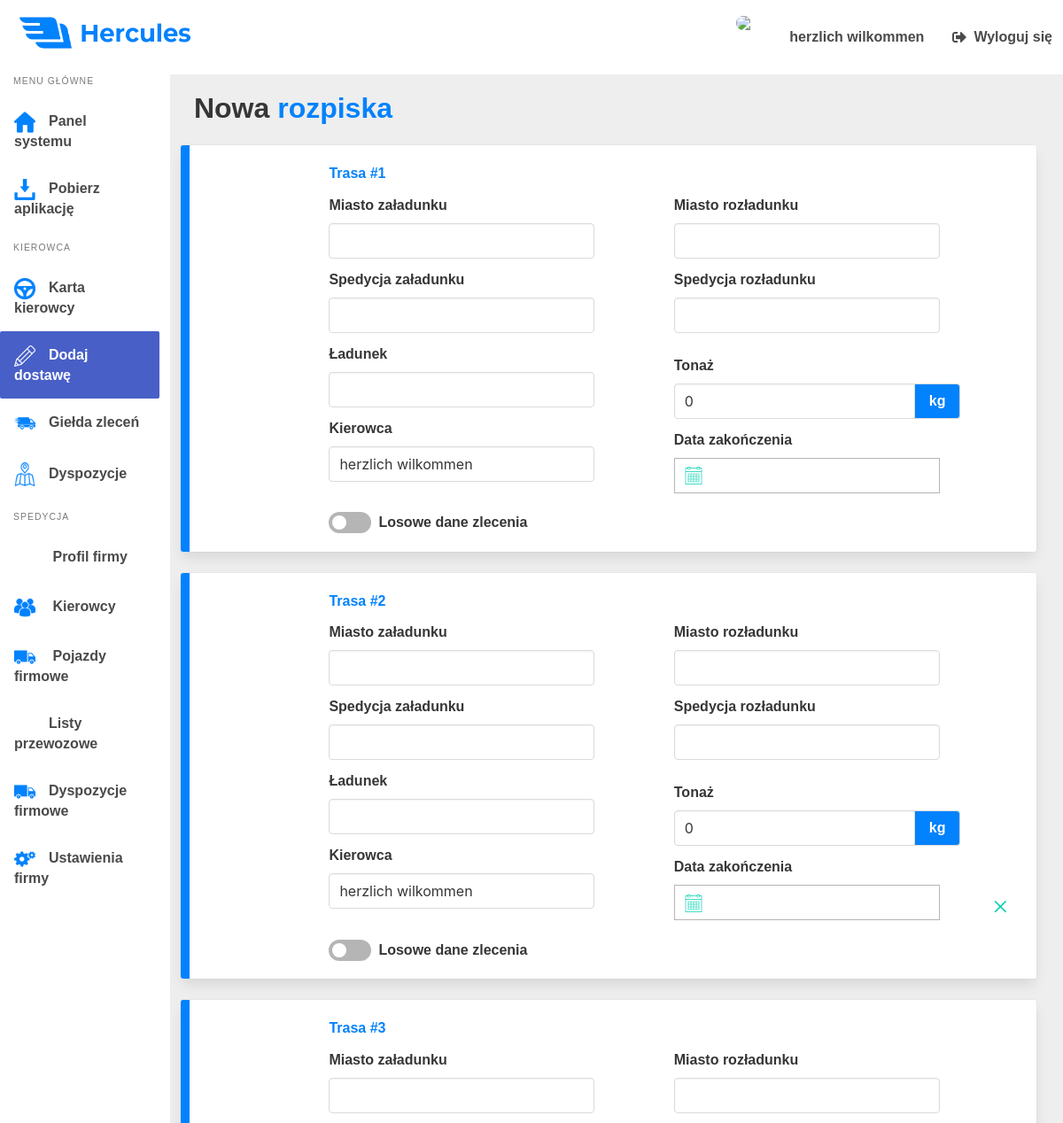
Page /Dispositions/AddNewDisposition/NewRozpiska (signed in, upper part) on the earlier database version.
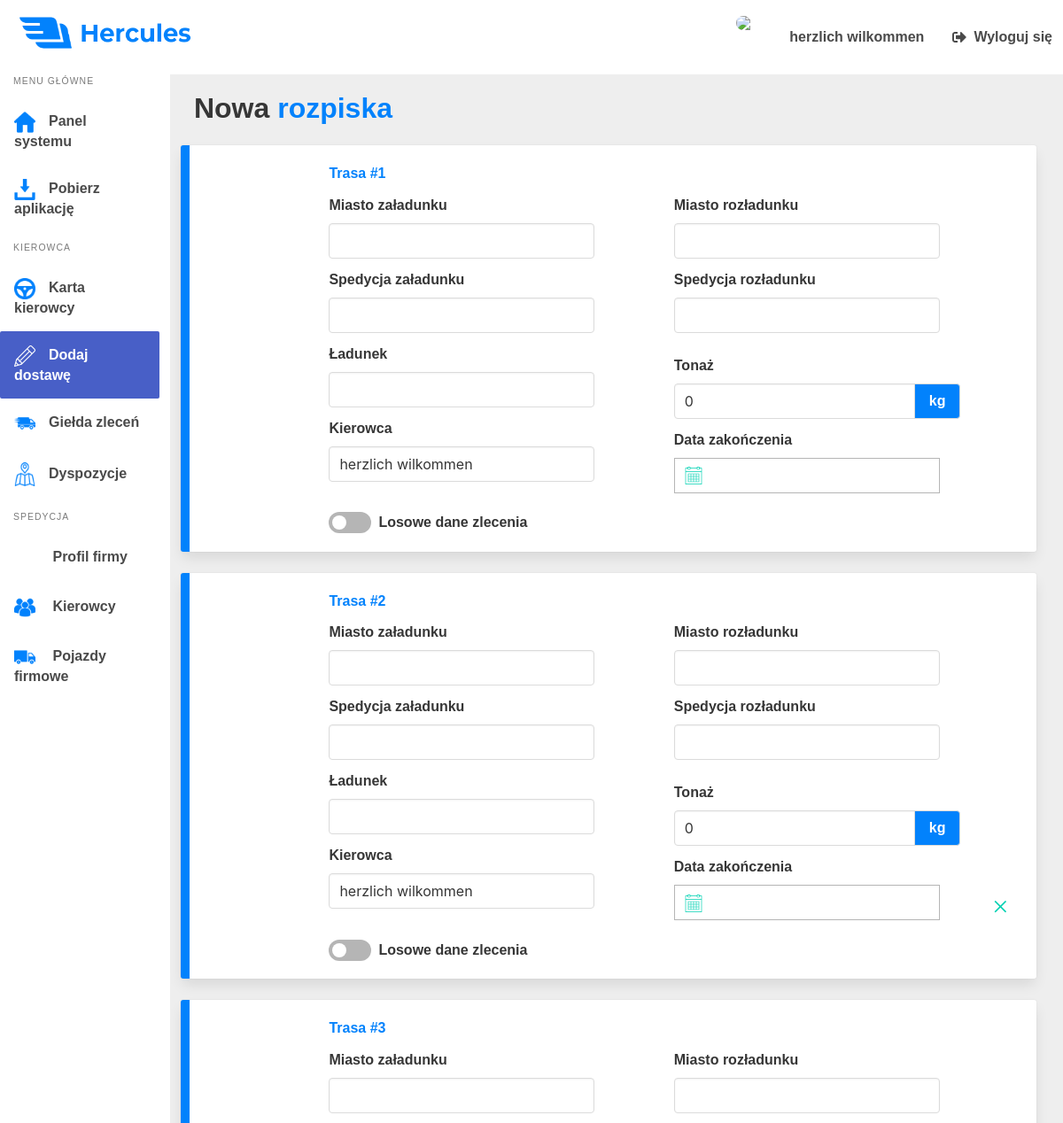
Same page on the later database version.
### hercules_app/views.py (the view)
def CreateNewRozpiskaView(request):
    driver_info = Driver.get_driver_info(request)
    driver = {
        'nick': driver_info.nick,
        'position': driver_info.position,
        'avatar': driver_info.avatar,
        'company': driver_info.company,
    }
    if driver_info.company != "":
        company_id = Company.objects.only(
            'id').filter(name=driver_info.company)
        company_drivers = Driver.objects.only(
            'nick').filter(company=company_id[0])
        drivers_dict = {}
        for company_driver in company_drivers:
            drivers_dict[company_driver.id] = company_driver.nick
            drivers = tuple(drivers_dict.items())
    else:
        return HttpResponse(status=500)
    dispositions = []
    forms = []
    if request.POST:
        first_disposition_form = NewDispositionForm(
            drivers, data=request.POST, prefix="first_disposition_form")
        second_disposition_form = NewDispositionForm(
            drivers, data=request.POST, prefix="second_disposition_form")
        third_disposition_form = NewDispositionForm(
            drivers, data=request.POST, prefix="third_disposition_form")
        fourth_disposition_form = NewDispositionForm(
            drivers, data=request.POST, prefix="fourth_disposition_form")
        fifth_disposition_form = NewDispositionForm(
            drivers, data=request.POST, prefix="fifth_disposition_form")
        forms.append(first_disposition_form)
        forms.append(second_disposition_form)
        forms.append(third_disposition_form)
        forms.append(fourth_disposition_form)
        forms.append(fifth_disposition_form)
        rozpiska = Rozpiska()
        rozpiska.driver = Driver.objects.get(nick=driver_info.nick)
        rozpiska.save()
        disposed_driver = Driver.objects.get(
            id=request.POST['first_disposition_form-driver'])
        for form in forms:
            if form.is_valid():
                disposition = form.save(commit=False)
                disposition.loading_country = 'test'
                disposition.driver = disposed_driver
                disposition.is_rozpiska = True
                disposition.rozpiska = rozpiska
                disposition.save()
                dispositions.append(disposition)
            else:
                first_disposition_form = NewDispositionForm(
                    drivers, prefix="first_disposition_form")
                second_disposition_form = NewDispositionForm(
                    drivers, prefix="second_disposition_form")
                third_disposition_form = NewDispositionForm(
                    drivers, prefix="third_disposition_form")
                fourth_disposition_form = NewDispositionForm(
                drivers, prefix="fourth_disposition_form")
                fifth_disposition_form = NewDispositionForm(
                drivers, prefix="fifth_disposition_form")
                return render(request, 'hercules_app/create_rozpiska.html', {
                    'driver': driver,
                    'first_disposition_form': first_disposition_form, 'second_disposition_form': second_disposition_form,
                    'third_disposition_form': third_disposition_form,
                    'fourth_disposition_form': fourth_disposition_form,
                    'fifth_disposition_form': fifth_disposition_form
                })
        rozpiska.first_disposition = dispositions[0]
        rozpiska.second_disposition = dispositions[1]
        rozpiska.third_disposition = dispositions[2]
        rozpiska.fourth_disposition = dispositions[3]
        rozpiska.fifth_disposition = dispositions[4]
        rozpiska.save()
        request.session['created_disposition'] = True
        return redirect('/CompanyDispositions')
    else:
        first_disposition_form = NewDispositionForm(
                drivers, prefix="first_disposition_form")
        second_disposition_form = NewDispositionForm(
            drivers, prefix="second_disposition_form")
        third_disposition_form = NewDispositionForm(
            drivers, prefix="third_disposition_form")
        fourth_disposition_form = NewDispositionForm(
            drivers, prefix="fourth_disposition_form")
        fifth_disposition_form = NewDispositionForm(
            drivers, prefix="fifth_disposition_form")
        return render(request, 'hercules_app/create_rozpiska.html', {
                'driver': driver,
                'first_disposition_form': first_disposition_form,'second_disposition_form': second_disposition_form,
                'third_disposition_form': third_disposition_form,
                'fourth_disposition_form': fourth_disposition_form,
                'fifth_disposition_form': fifth_disposition_form
        })

### hercules_app/models.py (called while the page is built)
    def get_vehicle_info(driver):
        try:
            vehicle = Vehicle.objects.get(driver=driver)
            vehicle_info = {
                'brand': vehicle.brand,
                'model': vehicle.model,
                'cabin': vehicle.cabin,
                'engine': vehicle.engine,
                'odometer': vehicle.odometer,
                'photo': vehicle.photo.url,
            }
        except:
            vehicle_info = ''
        finally:
            return vehicle_info

    def set_driver_info(request):
        driver_info = Driver.get_driver_info_from_database(request.user)
        request.session['driver_info'] = driver_info

### hercules_app/templates/hercules_app/create_rozpiska.html (shortened to what the changed rows need)
{% load static %}
<!DOCTYPE html>
<html lang="pl-pl">
<head>
    <link rel="stylesheet" href="https://cdn.jsdelivr.net/npm/bulma@0.8.0/css/bulma.min.css">
    <link rel="stylesheet" type="text/css" href="{% static 'css/panel.css' %}">
    <link rel="stylesheet" type="text/css" href="{% static 'css/main.css' %}">
    <link rel="stylesheet" type="text/css" href="{% static 'css/verify.css' %}">
    <link rel="stylesheet" href="https://cdn.jsdelivr.net/npm/bulma@0.8.0/css/bulma.min.css">
    <link href="{% static 'css/bulma-calendar.css' %}" rel="stylesheet">
    <link href="{% static 'hercules_app/basic.min.css' %}" type="text/css" rel="stylesheet" />
    <link rel='stylesheet' href="{% static 'css/bulma-switch.min.css' %}">
    <link rel='stylesheet' href="{% static 'css/bulma-checkradio.min.css' %}">
</head>
<body>
    <div class="wrapper">
        <div class="columns">
            <aside class="column is-2 aside is-hidden-mobile is-placed-left">
                <nav class="menu">
                    <ul class="menu-list">
                        {% if driver.position == "Szef" or driver.position == "Spedytor" %}
                        <li>
                            <a href="/Waybills">
                                <p class="option waybills">Listy przewozowe</p>
                            </a>
                        </li>
                        <li>
                            <a href="/CompanyDispositions">
                                <p class="option vehicles">Dyspozycje firmowe</p>
                            </a>
                        </li>
                        {% endif %}
                        {% if driver.position == "Szef" %}
                        <li>
                            <a href="/Settings">
                                <p class="option settings">Ustawienia firmy</p>
                            </a>
                        </li>
                        {% endif %}
                    </ul>
                </nav>
            </aside>
            <main class="column main">
                <form action="/Dispositions/AddNewDisposition/NewRozpiska" method="POST">
                <h1 class="title">Nowa <span class="colored">rozpiska</span> </h1>
                </form>
            </div>
            </div>
</body>
</html>

Differences in the rows shown:
changed Driver "herzlich wilkommen": position "Szef" → "Właściciel" (drawn)
Other differences:
text no longer shown: "Listy przewozowe Dyspozycje firmowe Ustawienia firmy"
